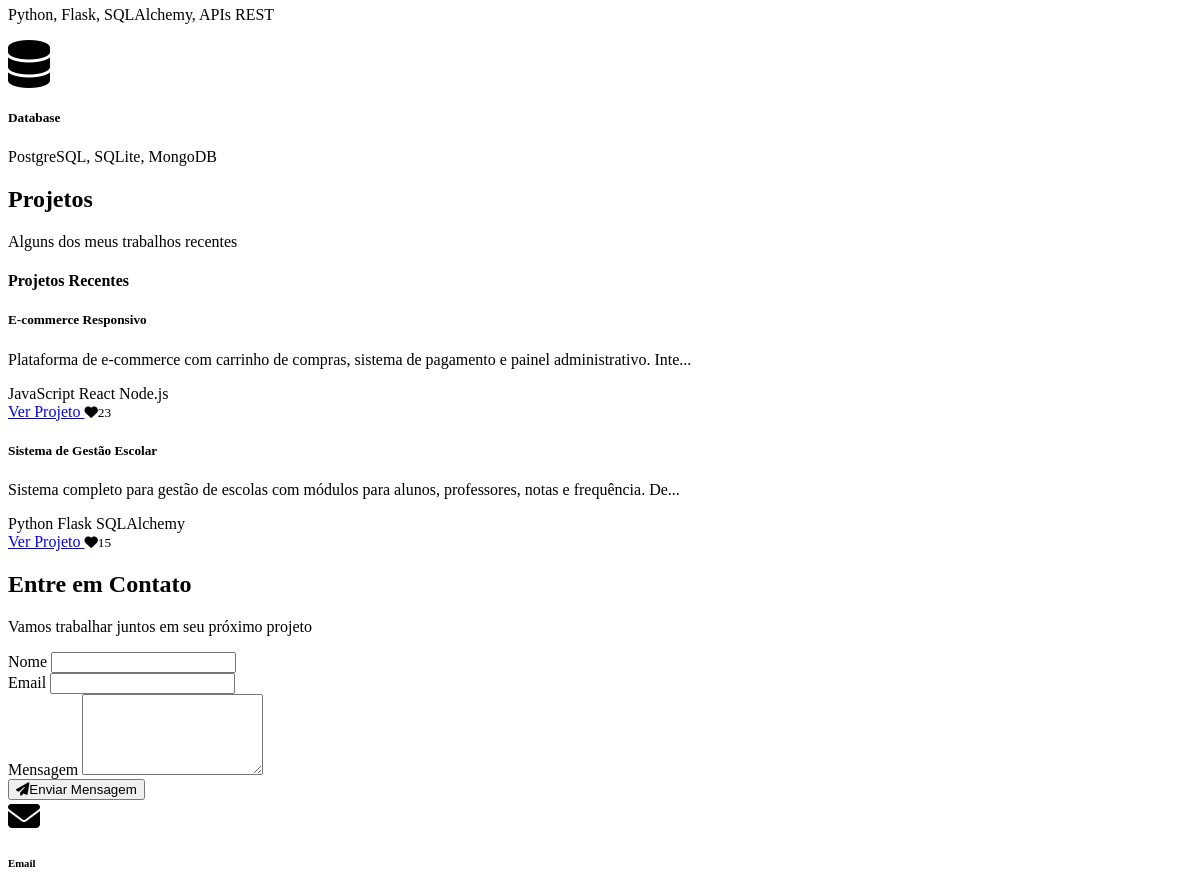
Before: / (middle part) with the older database file.
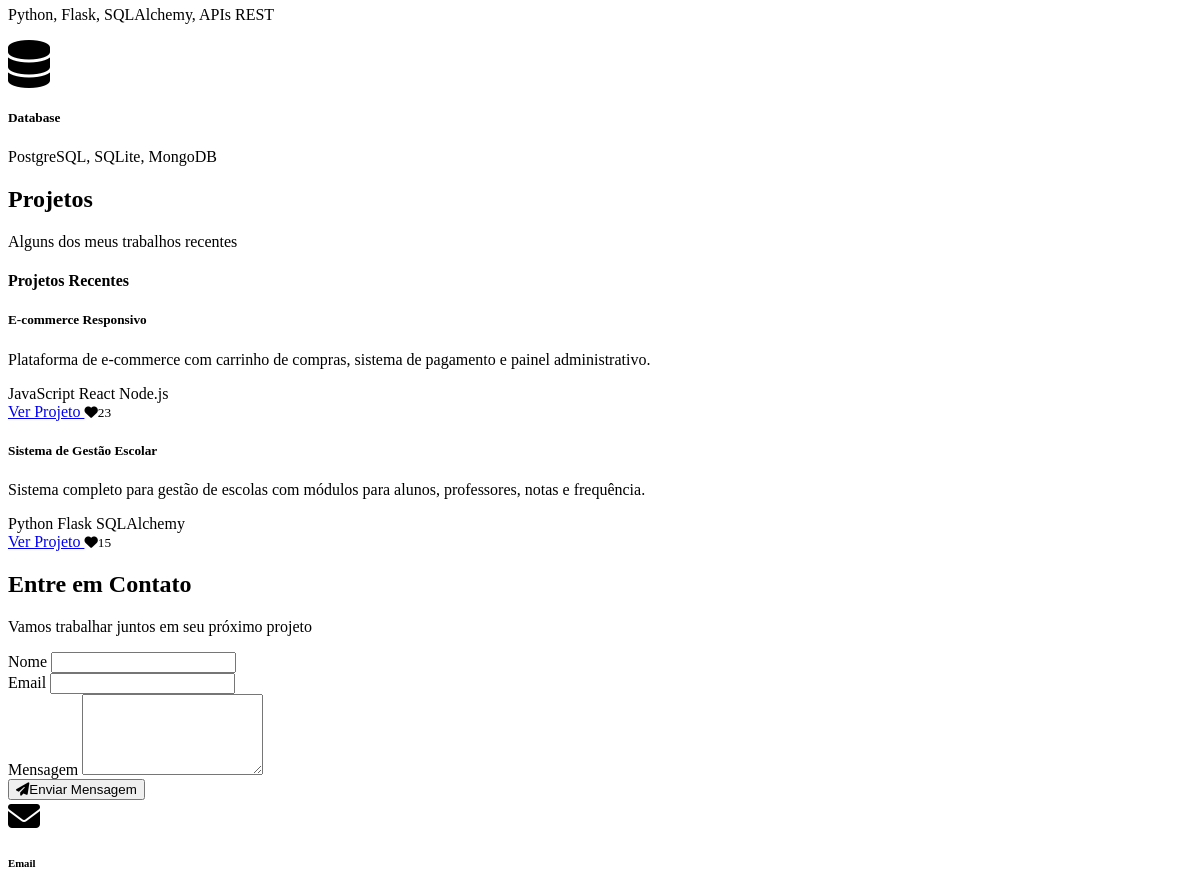
After: the same page with the newer database file.
### models.py (models this page shows, shortened)
class Project(db.Model):
    id = db.Column(db.Integer, primary_key=True)
    titulo = db.Column(db.String(100), nullable=False)
    descricao = db.Column(db.Text, nullable=False)
    imagem_url = db.Column(db.String(200))
    tags = db.Column(db.String(200))  # Comma-separated tags
    status = db.Column(db.String(20), nullable=False, default='draft')  # 'draft' or 'published'
    likes_count = db.Column(db.Integer, default=0)
    criado_em = db.Column(db.DateTime, default=datetime.utcnow)
    atualizado_em = db.Column(db.DateTime, default=datetime.utcnow, onupdate=datetime.utcnow)
    user_id = db.Column(db.Integer, db.ForeignKey('user.id'), nullable=False)
    comments = db.relationship('Comment', backref='project', lazy=True, cascade='all, delete-orphan')
    likes = db.relationship('Like', backref='project', lazy=True, cascade='all, delete-orphan')

### routes.py (the view)
@main_bp.route('/')
def index():
    recent_projects = Project.query.filter_by(status='published').order_by(desc(Project.criado_em)).limit(6).all()
    popular_projects = Project.query.filter_by(status='published').order_by(desc(Project.likes_count)).limit(6).all()
    return render_template('index.html', recent_projects=recent_projects, popular_projects=popular_projects)

### templates/index.html (shortened to what the changed rows need)
{% extends "base.html" %}
{% block content %}
<section id="projetos" class="py-5">
    <div class="container">
        <div class="text-center mb-5">
            <h2 class="display-5 fw-bold">Projetos</h2>
        </div>
        {% if recent_projects %}
        <div class="mb-5">
            <div class="row">
                {% for project in recent_projects %}
                <div class="col-md-6 col-lg-4 mb-4">
                    <div class="card bg-dark border-secondary h-100">
                        <div class="card-body d-flex flex-column">
                            <h5 class="card-title">{{ project.titulo }}</h5>
                            <p class="card-text flex-grow-1">{{ project.descricao[:100] }}{% if project.descricao|length > 100 %}...{% endif %}</p>
                            {% if project.tags %}
                            <div class="mb-2">
                                {% for tag in project.tags.split(',')[:3] %}
                                <span class="badge bg-secondary me-1">{{ tag.strip() }}</span>
                                {% endfor %}
                            </div>
                            {% endif %}
                            <div class="d-flex justify-content-between align-items-center">
                                <a href="{{ url_for('main.project_detail', id=project.id) }}" class="btn btn-primary btn-sm">
                                    Ver Projeto
                                </a>
                                <small class="text-muted">
                                    <i class="fas fa-heart me-1"></i>{{ project.likes_count }}
                                </small>
                            </div>
                        </div>
                    </div>
                </div>
                {% endfor %}
            </div>
        </div>
        {% endif %}
    </div>
</section>
<section id="contato" class="py-5 bg-dark">
    <div class="container">
        <div class="text-center mb-5">
            <h2 class="display-5 fw-bold">Entre em Contato</h2>
        </div>
    </div>
</section>
{% endblock %}

Changed rows visible on the page:
changed Project "E-commerce Responsivo": descricao "Plataforma de e-commerce com carrinho de compras, sistema de pagamento e painel administrativo. Inte" → "Plataforma de e-commerce com carrinho de compras, sistema de pagamento e painel administrativo."; no longer shows "..."
changed Project "Sistema de Gestão Escolar": descricao "Sistema completo para gestão de escolas com módulos para alunos, professores, notas e frequência. De" → "Sistema completo para gestão de escolas com módulos para alunos, professores, notas e frequência."; no longer shows "..."
